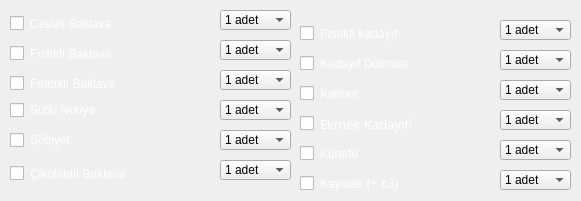
  <widget class="QWidget" name="widget_5" native="true">
   <property name="geometry">
    <rect>
     <x>610</x>
     <y>110</y>
     <width>581</width>
     <height>201</height>
    </rect>
   </property>
   <property name="autoFillBackground">
    <bool>false</bool>
   </property>
   <property name="styleSheet">
    <string notr="true">border-color: rgb(255, 247, 211);</string>
   </property>
   <widget class="QCheckBox" name="checkBoxfindikli">
    <property name="geometry">
     <rect>
      <x>10</x>
      <y>70</y>
      <width>197</width>
      <height>27</height>
     </rect>
    </property>
    <property name="styleSheet">
     <string notr="true">QCheckBox{
	color: rgb(255, 255, 255);
font: 10pt &quot;Lucida Handwriting&quot;;
}</string>
    </property>
    <property name="text">
     <string>Fındıklı Baklava</string>
    </property>
   </widget>
   <widget class="QCheckBox" name="checkBoxfkadayif">
    <property name="geometry">
     <rect>
      <x>300</x>
      <y>20</y>
      <width>178</width>
      <height>27</height>
     </rect>
    </property>
    <property name="styleSheet">
     <string notr="true">QCheckBox{
	color: rgb(255, 255, 255);
font: 10pt &quot;Lucida Handwriting&quot;;
}</string>
    </property>
    <property name="text">
     <string>Fıstıklı kadayıf</string>
    </property>
   </widget>
   <widget class="QCheckBox" name="checkBoxfistikli">
    <property name="geometry">
     <rect>
      <x>10</x>
      <y>40</y>
      <width>184</width>
      <height>27</height>
     </rect>
    </property>
    <property name="styleSheet">
     <string notr="true">
QCheckBox{
	color: rgb(255, 255, 255);
font: 10pt &quot;Lucida Handwriting&quot;;
}</string>
    </property>
    <property name="text">
     <string>Fıstıklı Baklava</string>
    </property>
   </widget>
   <widget class="QCheckBox" name="checkBoxkunefe">
    <property name="geometry">
     <rect>
      <x>300</x>
      <y>140</y>
      <width>97</width>
      <height>27</height>
     </rect>
    </property>
    <property name="styleSheet">
     <string notr="true">QCheckBox{
font: 10pt &quot;Lucida Handwriting&quot;;
color:white;
}</string>
    </property>
    <property name="text">
     <string>Künefe</string>
    </property>
   </widget>
   <widget class="QCheckBox" name="checkBoxkdolma">
    <property name="geometry">
     <rect>
      <x>300</x>
      <y>50</y>
      <width>192</width>
      <height>27</height>
     </rect>
    </property>
    <property name="styleSheet">
     <string notr="true">QCheckBox{
	color: rgb(255, 255, 255);
font: 10pt &quot;Lucida Handwriting&quot;;
}</string>
    </property>
    <property name="text">
     <string>Kadayıf Dolması</string>
    </property>
   </widget>
   <widget class="QCheckBox" name="checkBoxsobiyet">
    <property name="geometry">
     <rect>
      <x>10</x>
      <y>130</y>
      <width>151</width>
      <height>20</height>
     </rect>
    </property>
    <property name="styleSheet">
     <string notr="true">QCheckBox{
	color: rgb(255, 255, 255);
font: 10pt &quot;Lucida Handwriting&quot;;
}</string>
    </property>
    <property name="text">
     <string>Şöbiyet</string>
    </property>
   </widget>
   <widget class="QCheckBox" name="checkBoxkatmer">
    <property name="geometry">
     <rect>
      <x>300</x>
      <y>80</y>
      <width>141</width>
      <height>27</height>
     </rect>
    </property>
    <property name="styleSheet">
     <string notr="true">QCheckBox{
	font: 75 8pt &quot;MS Shell Dlg 2&quot;;
	font: 75 9pt &quot;MS Shell Dlg 2&quot;;
	color: rgb(255, 255, 255);
	font: 75 8pt &quot;MS Shell Dlg 2&quot;;
font: 10pt &quot;Lucida Handwriting&quot;;
}</string>
    </property>
    <property name="text">
     <string>Katmer</string>
    </property>
   </widget>
   <widget class="QCheckBox" name="checkBoxnuriye">
    <property name="geometry">
     <rect>
      <x>10</x>
      <y>100</y>
      <width>181</width>
      <height>20</height>
     </rect>
    </property>
    <property name="styleSheet">
     <string notr="true">QCheckBox{
	color: rgb(255, 255, 255);
font: 10pt &quot;Lucida Handwriting&quot;;
}</string>
    </property>
    <property name="text">
     <string>Sütlü Nuriye</string>
    </property>
   </widget>
   <widget class="QCheckBox" name="checkBoxcevizli">
    <property name="geometry">
     <rect>
      <x>10</x>
      <y>10</y>
      <width>184</width>
      <height>27</height>
     </rect>
    </property>
    <property name="styleSheet">
     <string notr="true">QCheckBox{
	color: rgb(255, 255, 255);
font: 10pt &quot;Lucida Handwriting&quot;;
}</string>
    </property>
    <property name="text">
     <string>Cevizli Baklava</string>
    </property>
   </widget>
   <widget class="QCheckBox" name="checkBoxcikobak">
    <property name="geometry">
     <rect>
      <x>10</x>
      <y>160</y>
      <width>211</width>
      <height>27</height>
     </rect>
    </property>
    <property name="styleSheet">
     <string notr="true">QCheckBox{
	color: rgb(255, 255, 255);
font: 10pt &quot;Lucida Handwriting&quot;;
}</string>
    </property>
    <property name="text">
     <string>Çikolatalı Baklava</string>
    </property>
   </widget>
   <widget class="QCheckBox" name="checkBoxkaymak">
    <property name="geometry">
     <rect>
      <x>300</x>
      <y>170</y>
      <width>171</width>
      <height>27</height>
     </rect>
    </property>
    <property name="styleSheet">
     <string notr="true">QCheckBox{
color: rgb(255, 255, 255);

font: 10pt &quot;Lucida Handwriting&quot;;
}</string>
    </property>
    <property name="text">
     <string>Kaymak (+ ₺3)</string>
    </property>
   </widget>
   <widget class="QCheckBox" name="checkBoxekmek">
    <property name="geometry">
     <rect>
      <x>300</x>
      <y>110</y>
      <width>191</width>
      <height>27</height>
     </rect>
    </property>
    <property name="font">
     <font>
      <family>Lucida Handwriting</family>
      <pointsize>10</pointsize>
      <weight>50</weight>
      <italic>false</italic>
      <bold>false</bold>
     </font>
    </property>
    <property name="styleSheet">
     <string notr="true">QCheckBox{
	color: rgb(255, 255, 255);
font: 10pt &quot;Lucida Handwriting&quot;;
}</string>
    </property>
    <property name="text">
     <string>Ekmek Kadayıfı</string>
    </property>
   </widget>
   <widget class="QComboBox" name="comboBoxcevizli">
    <property name="geometry">
     <rect>
      <x>220</x>
      <y>10</y>
      <width>71</width>
      <height>20</height>
     </rect>
    </property>
    <item>
     <property name="text">
      <string>1 adet</string>
     </property>
    </item>
    <item>
     <property name="text">
      <string>2 adet</string>
     </property>
    </item>
    <item>
     <property name="text">
      <string>3 adet</string>
     </property>
    </item>
    <item>
     <property name="text">
      <string>4 adet</string>
     </property>
    </item>
    <item>
     <property name="text">
      <string>5 adet</string>
     </property>
    </item>
   </widget>
   <widget class="QComboBox" name="comboBoxfistikli">
    <property name="geometry">
     <rect>
      <x>220</x>
      <y>40</y>
      <width>71</width>
      <height>20</height>
     </rect>
    </property>
    <item>
     <property name="text">
      <string>1 adet</string>
     </property>
    </item>
    <item>
     <property name="text">
      <string>2 adet</string>
     </property>
    </item>
    <item>
     <property name="text">
      <string>3 adet</string>
     </property>
    </item>
    <item>
     <property name="text">
      <string>4 adet</string>
     </property>
    </item>
    <item>
     <property name="text">
      <string>5 adet</string>
     </property>
    </item>
   </widget>
   <widget class="QComboBox" name="comboBoxfindikli">
    <property name="geometry">
     <rect>
      <x>220</x>
      <y>70</y>
      <width>71</width>
      <height>20</height>
     </rect>
    </property>
    <item>
     <property name="text">
      <string>1 adet</string>
     </property>
    </item>
    <item>
     <property name="text">
      <string>2 adet</string>
     </property>
    </item>
    <item>
     <property name="text">
      <string>3 adet</string>
     </property>
    </item>
    <item>
     <property name="text">
      <string>4 adet</string>
     </property>
    </item>
    <item>
     <property name="text">
      <string>5 adet</string>
     </property>
    </item>
   </widget>
   <widget class="QComboBox" name="comboBoxnuriye">
    <property name="geometry">
     <rect>
      <x>220</x>
      <y>100</y>
      <width>71</width>
      <height>20</height>
     </rect>
    </property>
    <item>
     <property name="text">
      <string>1 adet</string>
     </property>
    </item>
    <item>
     <property name="text">
      <string>2 adet</string>
     </property>
    </item>
    <item>
     <property name="text">
      <string>3 adet</string>
     </property>
    </item>
    <item>
     <property name="text">
      <string>4 adet</string>
     </property>
    </item>
    <item>
     <property name="text">
      <string>5 adet</string>
     </property>
    </item>
   </widget>
   <widget class="QComboBox" name="comboBoxsobiyet">
    <property name="geometry">
     <rect>
      <x>220</x>
      <y>130</y>
      <width>71</width>
      <height>20</height>
     </rect>
    </property>
    <item>
     <property name="text">
      <string>1 adet</string>
     </property>
    </item>
    <item>
     <property name="text">
      <string>2 adet</string>
     </property>
    </item>
    <item>
     <property name="text">
      <string>3 adet</string>
     </property>
    </item>
    <item>
     <property name="text">
      <string>4 adet</string>
     </property>
    </item>
    <item>
     <property name="text">
      <string>5 adet</string>
     </property>
    </item>
   </widget>
   <widget class="QComboBox" name="comboBoxcikobak">
    <property name="geometry">
     <rect>
      <x>220</x>
      <y>160</y>
      <width>71</width>
      <height>20</height>
     </rect>
    </property>
    <item>
     <property name="text">
      <string>1 adet</string>
     </property>
    </item>
    <item>
     <property name="text">
      <string>2 adet</string>
     </property>
    </item>
    <item>
     <property name="text">
      <string>3 adet</string>
     </property>
    </item>
    <item>
     <property name="text">
      <string>4 adet</string>
     </property>
    </item>
    <item>
     <property name="text">
      <string>5 adet</string>
     </property>
    </item>
   </widget>
   <widget class="QComboBox" name="comboBoxfkadayif">
    <property name="geometry">
     <rect>
      <x>500</x>
      <y>20</y>
      <width>71</width>
      <height>20</height>
     </rect>
    </property>
    <item>
     <property name="text">
      <string>1 adet</string>
     </property>
    </item>
    <item>
     <property name="text">
      <string>2 adet</string>
     </property>
    </item>
    <item>
     <property name="text">
      <string>3 adet</string>
     </property>
    </item>
    <item>
     <property name="text">
      <string>4 adet</string>
     </property>
    </item>
    <item>
     <property name="text">
      <string>5 adet</string>
     </property>
    </item>
   </widget>
   <widget class="QComboBox" name="comboBoxkdolma">
    <property name="geometry">
     <rect>
      <x>500</x>
      <y>50</y>
      <width>71</width>
      <height>20</height>
     </rect>
    </property>
    <item>
     <property name="text">
      <string>1 adet</string>
     </property>
    </item>
    <item>
     <property name="text">
      <string>2 adet</string>
     </property>
    </item>
    <item>
     <property name="text">
      <string>3 adet</string>
     </property>
    </item>
    <item>
     <property name="text">
      <string>4 adet</string>
     </property>
    </item>
    <item>
     <property name="text">
      <string>5 adet</string>
     </property>
    </item>
   </widget>
   <widget class="QComboBox" name="comboBoxkatmer">
    <property name="geometry">
     <rect>
      <x>500</x>
      <y>80</y>
      <width>71</width>
      <height>20</height>
     </rect>
    </property>
    <item>
     <property name="text">
      <string>1 adet</string>
     </property>
    </item>
    <item>
     <property name="text">
      <string>2 adet</string>
     </property>
    </item>
    <item>
     <property name="text">
      <string>3 adet</string>
     </property>
    </item>
    <item>
     <property name="text">
      <string>4 adet</string>
     </property>
    </item>
    <item>
     <property name="text">
      <string>5 adet</string>
     </property>
    </item>
   </widget>
   <widget class="QComboBox" name="comboBoxekmek">
    <property name="geometry">
     <rect>
      <x>500</x>
      <y>110</y>
      <width>71</width>
      <height>20</height>
     </rect>
    </property>
    <item>
     <property name="text">
      <string>1 adet</string>
     </property>
    </item>
    <item>
     <property name="text">
      <string>2 adet</string>
     </property>
    </item>
    <item>
     <property name="text">
      <string>3 adet</string>
     </property>
    </item>
    <item>
     <property name="text">
      <string>4 adet</string>
     </property>
    </item>
    <item>
     <property name="text">
      <string>5 adet</string>
     </property>
    </item>
   </widget>
   <widget class="QComboBox" name="comboBoxkunefe">
    <property name="geometry">
     <rect>
      <x>500</x>
      <y>140</y>
      <width>71</width>
      <height>20</height>
     </rect>
    </property>
    <item>
     <property name="text">
      <string>1 adet</string>
     </property>
    </item>
    <item>
     <property name="text">
      <string>2 adet</string>
     </property>
    </item>
    <item>
     <property name="text">
      <string>3 adet</string>
     </property>
    </item>
    <item>
     <property name="text">
      <string>4 adet</string>
     </property>
    </item>
    <item>
     <property name="text">
      <string>5 adet</string>
     </property>
    </item>
   </widget>
   <widget class="QComboBox" name="comboBoxkaymak">
    <property name="geometry">
     <rect>
      <x>500</x>
      <y>170</y>
      <width>71</width>
      <height>20</height>
     </rect>
    </property>
    <item>
     <property name="text">
      <string>1 adet</string>
     </property>
    </item>
    <item>
     <property name="text">
      <string>2 adet</string>
     </property>
    </item>
    <item>
     <property name="text">
      <string>3 adet</string>
     </property>
    </item>
    <item>
     <property name="text">
      <string>4 adet</string>
     </property>
    </item>
    <item>
     <property name="text">
      <string>5 adet</string>
     </property>
    </item>
   </widget>
  </widget>
